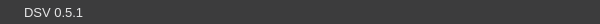
<?xml version="1.0" encoding="UTF-8"?>
<ui version="4.0">
 <class>TitleBar</class>
 <widget class="QWidget" name="TitleBar">
  <property name="geometry">
   <rect>
    <x>0</x>
    <y>0</y>
    <width>600</width>
    <height>24</height>
   </rect>
  </property>
  <property name="sizePolicy">
   <sizepolicy hsizetype="Preferred" vsizetype="Fixed">
    <horstretch>0</horstretch>
    <verstretch>0</verstretch>
   </sizepolicy>
  </property>
  <property name="minimumSize">
   <size>
    <width>0</width>
    <height>24</height>
   </size>
  </property>
  <property name="maximumSize">
   <size>
    <width>16777215</width>
    <height>24</height>
   </size>
  </property>
  <property name="contextMenuPolicy">
   <enum>Qt::NoContextMenu</enum>
  </property>
  <property name="styleSheet">
   <string notr="true">QWidget{background-color:rgb(60,60,61);}
QPushButton{background-color:transparent; border:no-border;}</string>
  </property>
  <property name="locale">
   <locale language="English" country="UnitedStates"/>
  </property>
  <layout class="QHBoxLayout" name="horizontalLayout">
   <property name="topMargin">
    <number>0</number>
   </property>
   <property name="rightMargin">
    <number>1</number>
   </property>
   <property name="bottomMargin">
    <number>0</number>
   </property>
   <item>
    <widget class="QLabel" name="label">
     <property name="maximumSize">
      <size>
       <width>24</width>
       <height>24</height>
      </size>
     </property>
     <property name="pixmap">
      <pixmap resource="../../res/Icons.qrc">:/icons/DSV.svg</pixmap>
     </property>
     <property name="scaledContents">
      <bool>true</bool>
     </property>
    </widget>
   </item>
   <item>
    <widget class="QLabel" name="label_2">
     <property name="font">
      <font>
       <pointsize>10</pointsize>
      </font>
     </property>
     <property name="styleSheet">
      <string notr="true">color:rgb(230, 230, 231)</string>
     </property>
     <property name="text">
      <string>DSV 0.5.1</string>
     </property>
    </widget>
   </item>
   <item>
    <spacer name="horizontalSpacer">
     <property name="orientation">
      <enum>Qt::Horizontal</enum>
     </property>
     <property name="sizeHint" stdset="0">
      <size>
       <width>40</width>
       <height>20</height>
      </size>
     </property>
    </spacer>
   </item>
   <item>
    <widget class="QPushButton" name="min_btn">
     <property name="maximumSize">
      <size>
       <width>24</width>
       <height>24</height>
      </size>
     </property>
     <property name="styleSheet">
      <string notr="true">QPushButton:hover, :pressed { background-color:  rgb(80, 80, 81) }</string>
     </property>
     <property name="icon">
      <iconset resource="../../res/Icons.qrc">
       <normaloff>:/icons/min_btn.svg</normaloff>:/icons/min_btn.svg</iconset>
     </property>
    </widget>
   </item>
   <item>
    <widget class="QPushButton" name="max_btn">
     <property name="maximumSize">
      <size>
       <width>24</width>
       <height>24</height>
      </size>
     </property>
     <property name="styleSheet">
      <string notr="true">QPushButton:hover, :pressed { background-color:  rgb(80, 80, 81) }</string>
     </property>
     <property name="icon">
      <iconset resource="../../res/Icons.qrc">
       <normaloff>:/icons/max_btn_0.svg</normaloff>:/icons/max_btn_0.svg</iconset>
     </property>
    </widget>
   </item>
   <item>
    <widget class="QPushButton" name="close_btn">
     <property name="maximumSize">
      <size>
       <width>24</width>
       <height>24</height>
      </size>
     </property>
     <property name="styleSheet">
      <string notr="true">QPushButton:hover, :pressed { background-color:  rgb(232, 17, 35) }</string>
     </property>
     <property name="icon">
      <iconset resource="../../res/Icons.qrc">
       <normaloff>:/icons/close_btn.svg</normaloff>:/icons/close_btn.svg</iconset>
     </property>
    </widget>
   </item>
  </layout>
 </widget>
 <resources>
  <include location="../../res/Icons.qrc"/>
 </resources>
 <connections>
  <connection>
   <sender>close_btn</sender>
   <signal>clicked()</signal>
   <receiver>TitleBar</receiver>
   <slot>close_widget()</slot>
   <hints>
    <hint type="sourcelabel">
     <x>572</x>
     <y>20</y>
    </hint>
    <hint type="destinationlabel">
     <x>299</x>
     <y>20</y>
    </hint>
   </hints>
  </connection>
  <connection>
   <sender>max_btn</sender>
   <signal>clicked()</signal>
   <receiver>TitleBar</receiver>
   <slot>max_widget()</slot>
   <hints>
    <hint type="sourcelabel">
     <x>530</x>
     <y>20</y>
    </hint>
    <hint type="destinationlabel">
     <x>299</x>
     <y>20</y>
    </hint>
   </hints>
  </connection>
  <connection>
   <sender>min_btn</sender>
   <signal>clicked()</signal>
   <receiver>TitleBar</receiver>
   <slot>min_widget()</slot>
   <hints>
    <hint type="sourcelabel">
     <x>488</x>
     <y>20</y>
    </hint>
    <hint type="destinationlabel">
     <x>299</x>
     <y>20</y>
    </hint>
   </hints>
  </connection>
 </connections>
 <slots>
  <slot>max_widget()</slot>
  <slot>min_widget()</slot>
  <slot>close_widget()</slot>
 </slots>
</ui>
